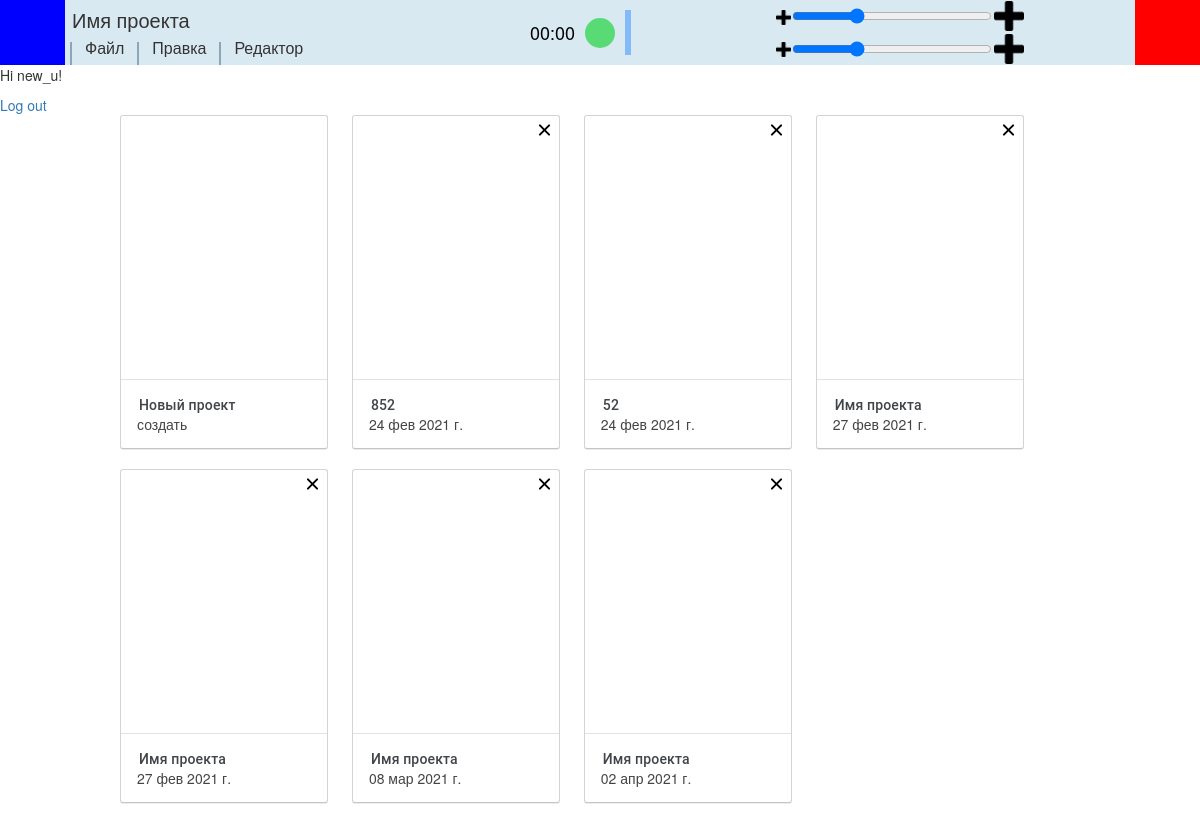
Screenshot of /projects/ (signed in) with the database file from the repository.
### MusicToNotes/models.py (models this page shows, shortened)
class Project(models.Model):
	title = models.CharField(max_length=100, blank=True)
	author = models.ForeignKey(User, on_delete=models.CASCADE)
	music_xml = models.SlugField(blank=True)
	using_file = models.BooleanField(default=0)
	using_recording = models.BooleanField(default=0)
	date_create = models.DateTimeField(auto_now_add=True)
	date_update = models.DateTimeField(auto_now=True)

### MusicToNotes/views.py (the view)
# urls.py: path('projects/', views.projects, name='projects'),
def projects(request):
	context = {
		'projects': []
	}
	if request.user.is_authenticated == True:
		projects = Project.objects.all().filter(author=request.user).order_by('id')
		context['projects'] = projects
		return render(request, 'musicToNotes/my_projects.html', context)
	else:
		return render(request, 'musicToNotes/my_projects.html', context)

### MusicToNotes/templates/musicToNotes/my_projects.html (shortened to what this page needs)
{% extends 'musicToNotes/base.html' %}
{% load static %}
{% block start_css %}
	<link rel="stylesheet" type="text/css" href="{% static 'musicToNotes/css/header_menu.css' %}">
{% endblock %}
{% block header_menu %}
	{% include "musicToNotes/header_menu.html" %}
{% endblock %}
{% block content %}
	{% if user.is_authenticated %}
		<p>Hi {{ user.username }}!</p>
		<a href="{% url 'logout' %}">Log out</a>
		<br>
		<div id="list-projects">
			<div class="project new" data-toggle="modal" data-target="#myModal-1">
				<div class="img" style="background-image: url('https://ssl.gstatic.com/docs/templates/thumbnails/docs-blank-googlecolors.png');"></div>
				<div class="labels">
					<div class="name">Новый проект</div>
					<div class="date">создать</div>
				</div>
			</div>
			{% for project in projects %}
				<div class="project" data-url="{% url 'open_project' pr_id=project.id %}">
					<div class="remove-project" data-id="{{ project.id }}">
						<div>
							<div class="rightleft"></div>
						</div>
					</div>
					<div class="img"></div>
					<div class="labels">
						<div class="name">{{ project.title }}</div>
						<div class="date">{{ project.date_update|date:"d b Y г." }}</div>
					</div>
				</div>
			{% endfor %}
		</div>
	{% else %}
		<p>You are not logged in.</p>
		<p><a href="{% url 'login' %}">Log In</a> or <a href="{% url 'signup' %}">Sign Up</a></p>
	{% endif %}
{% endblock %}

### MusicToNotes/templates/musicToNotes/base.html (shortened to what this page needs)
<!DOCTYPE html>
{% load static %}
<html>
<head>
	<link rel="stylesheet" href="https://netdna.bootstrapcdn.com/bootstrap/3.3.2/css/bootstrap.min.css">
	<link rel="stylesheet" href="https://netdna.bootstrapcdn.com/bootstrap/3.3.2/css/bootstrap-theme.min.css">
	<link rel="stylesheet" type="text/css" href="{% static 'musicToNotes/css/base.css' %}">
	{% block start_css %}{% endblock %}
</head>
<body id="body">
	{% block header_menu %}{% endblock %}
	{% block content %}{% endblock %}
</body>
</html>

### MusicToNotes/templates/musicToNotes/header_menu.html
{% load static %}
<nav id="top-menu">
	<div id="top-navbar">
		<div id="logo-wrapper">
			<div id="logo"></div>
		</div>
		<div id="block-menu-wrapper">
			<div id="block-menu">
				<div id="project-title">
					<input type="text" value="Имя проекта">
				</div>
				<div id="list-menu">
					<div>
						<div>Файл</div>
					</div>
					<div>
						<div>Правка</div>
					</div>
					<div>
						<div>Редактор</div>
					</div>
				</div>
			</div>
		</div>
		<div id="recording-block-wrapper">
			<div id="recording-block">
				<div id="timer">00:00</div>
				<div id="recording-btn" class="start"></div>
				<div id="recording-volume"></div>
			</div>
		</div>
		<div id="size-set-wrapper">
			<div id="size-set">
				<div>
					<div>
						<img src="{% static 'musicToNotes/img/plus.png' %}">
					</div>
					<input type="range" min="20" max="200" oninput="" value="75">
					<div>
						<img src="{% static 'musicToNotes/img/plus.png' %}">
					</div>
				</div>
				<div>
					<div>
						<img src="{% static 'musicToNotes/img/plus.png' %}">
					</div>
					<input type="range" min="20" max="200" oninput="" value="75">
					<div>
						<img src="{% static 'musicToNotes/img/plus.png' %}">
					</div>
				</div>
			</div>
		</div>
		<div id="profile-wrapper">
			<div id="profile">
			</div>
		</div>
	</div>
</nav>

### MusicToNotes/static/musicToNotes/css/base.css (style rules this page uses)
body { -ms-user-select: none; -moz-user-select: none; -khtml-user-select: none; -webkit-user-select: none; }

### MusicToNotes/static/musicToNotes/css/header_menu.css (style rules this page uses)
#top-menu { width: 100%; height: 65px; background-color: #D9E9F2; position: sticky; top: 0px; z-index: 1000; }
#top-navbar { width: 100%; height: 100%; display: flex; position: relative; }
#top-navbar > div { height: 100%; display: flex; position: absolute; }
#logo-wrapper { left: 0px; }
#block-menu-wrapper { left: calc(0px + 65px); }
#recording-block-wrapper { left: calc(50% - 60px - 10px - 15px); }
#size-set-wrapper { right: calc(25% - 125px); }
#profile-wrapper { right: 0px; }
#logo { margin: 0; width: 65px; height: 100%; background-color: blue; }
#block-menu { position: relative; }
#block-menu #project-title { margin-top: 5px; }
#block-menu #project-title input { font-size: 20px; border: none; background-color: transparent; }
#block-menu #list-menu { position: absolute; bottom: 0px; display: flex; }
#block-menu #list-menu > div { display: flex; }
#block-menu #list-menu > div > div, #block-menu #list-menu > div::before, #block-menu #project-title > input { margin-left: 5px; }
#block-menu #list-menu > div > div { font-size: 16px; padding: 5px 8px; display: flex; border-top-left-radius: 10px; border-top-right-radius: 10px; }
#block-menu #list-menu > div::before { content: ""; display: block; width: 2px; height: 70%; background: #8BA7B7; align-self: flex-end; }
#recording-block { align-self: center; height: 45px; display: flex; align-items: center; }
#recording-block > div { margin-right: 10px; }
#recording-block #timer { width: 60px; text-align: right; font-size: 18px; color: black; }
#recording-block #recording-btn { width: 30px; height: 30px; border-radius: 50%; cursor: pointer; }
.start { background: #58DA75; }
#recording-block #recording-volume { width: 6px; height: 100%; background-color: #85BAF8; }
#size-set { width: 250px; align-self: center; height: 100%; }
#size-set > div { display: flex; justify-content: space-around; align-items: center; height: 50%; text-align: center; }
#size-set > div > div:first-child { width: 15px; height: 15px; }
#size-set > div > div:last-child { width: 30px; height: 30px; }
#size-set > div > input { width: 200px; }
#size-set img { width: 100%; height: 100%; vertical-align: unset; }
#profile { width: 65px; height: 65px; background: red; }

### MusicToNotes/templates/musicToNotes/my_projects.html (style rules this page uses)
.project { position: relative; border: 1px solid #dfe1e5; border-radius: 3px; box-shadow: none; cursor: pointer; opacity: 1; background-color: #fff; border-bottom: 1px solid #c4c4c4; border-left: 1px solid #d3d3d3; border-right: 1px solid #d3d3d3; border-top: 1px solid #d3d3d3; box-shadow: 0 1px 0 rgb(0 0 0 / 7%); color: #444; display: inline-block; margin-bottom: 20px; margin-right: 20px; width: 208px; }
.img { border-top-left-radius: 3px; border-top-right-radius: 3px; height: 263px; width: 100%; background-repeat: no-repeat; background-size: 208px auto; border: none; display: block; position: relative; -ms-high-contrast-adjust: none; }
.labels { border-top: 1px solid #e2e2e2; padding: 16px 8px 14px 16px; position: relative; }
.name { color: #414549; font-family: "Google Sans",Roboto,Arial,sans-serif; font-size: 14px; font-weight: 500; letter-spacing: 0.15px; line-height: 18px; margin-left: 2px; overflow: hidden; text-overflow: ellipsis; vertical-align: top; white-space: nowrap; }
.remove-project > div { cursor: pointer; position: relative; height: 15px; width: 15px; }
.remove-project > div > div { height: 2px; width: 15px; position: absolute; margin-top: 6px; background: black; border-radius: 2px; transition: all .2s ease-in; }
.rightleft { transform: rotate(-45deg); }
.remove-project { z-index: 1; position: absolute; right: 5px; top: 5px; border-radius: 50%; padding: 2px; }
#list-projects { width: 80%; margin: 0 auto; }

### rows the page displays
Project: title "852", date_update "24 фев 2021 г."
Project: title "52", date_update "24 фев 2021 г."
Project: title "Имя проекта", date_update "27 фев 2021 г."
Project: title "Имя проекта", date_update "27 фев 2021 г."
Project: title "Имя проекта", date_update "08 мар 2021 г."
Project: title "Имя проекта", date_update "02 апр 2021 г."

### other values shown
{{ user.username }} "new_u"
